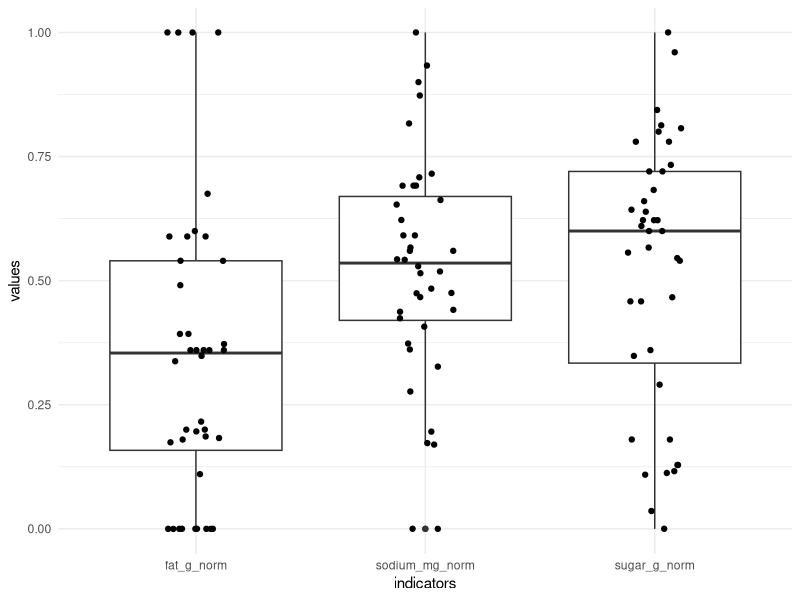
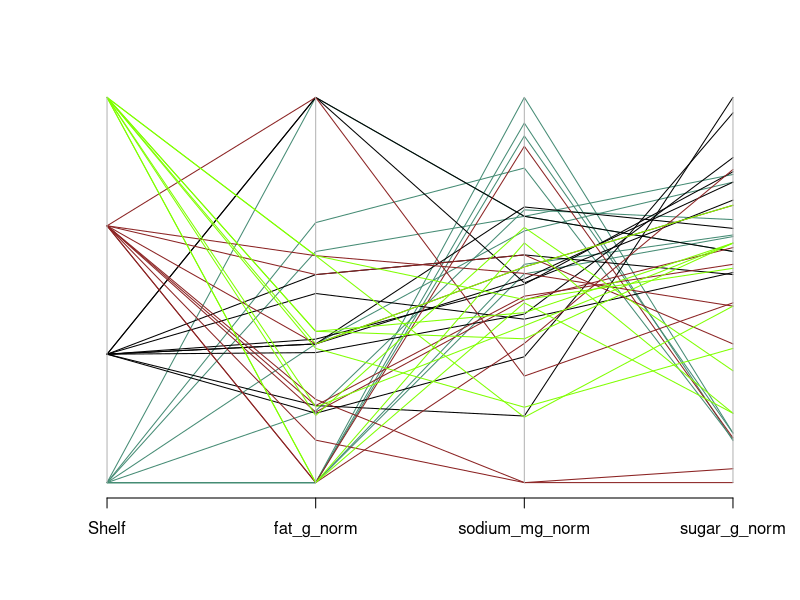

These figures' R source, in order:
## ---- chunk 1
library(tidyverse)
library(patchwork)
## ---- chunk 2
cereal <- read_csv('../data/short-questions/cereal_dillons.csv')
## ---- chunk 3
col_trans_list <- c('fat_g', 'sugar_g', 'sodium_mg')
for(col in col_trans_list) {
  col_per <- cereal[col]/cereal['size_g']
  cereal[paste(col, "_norm", sep = "")] <- (col_per - min(col_per))/max(col_per)
}
## ---- chunk 4
#if("ggpubr" %in% rownames(installed.packages()) == FALSE) {install.packages("ggpubr")}
#library(ggpubr)

cereal %>% 
  pivot_longer(cols = 8:10, names_to = "indicators", values_to = "values") %>% 
  ggplot(data = ., aes(x = indicators, y = values)) +
    geom_boxplot() + geom_jitter(width = 0.125) + theme_minimal()

## ---- chunk 5
MASS::parcoord(cereal[c("Shelf", "fat_g_norm", "sodium_mg_norm", "sugar_g_norm")], col = colors()[12*cereal$Shelf])
## ---- chunk 6
model_cereal_shelves_linear    <- 'fill this in'
model_cereal_shelves_quadratic <- 'fill this in'
## ---- chunk 7
lrt_cereal_main_effects <- 'fill this in'
## ---- chunk 8
lrt_cereal_quadratic_effects <- 'fill this in'
## ---- chunk 9
aj_shelf_probs <- 'fill this in'
## ---- chunk 10
shelf_vs_sugar_plot <- 'fill this in'
## ---- chunk 11
odds_ratios <- 'fill this in'
## ---- chunk 12
drinks <- read_csv('../data/short-questions/DeHartSimplified.csv')
## ---- chunk 13
